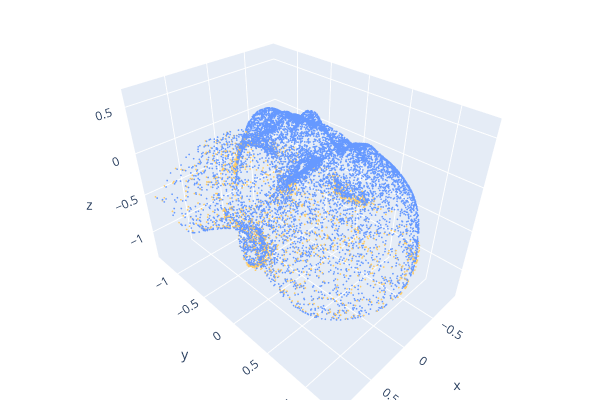

The notebook cell this image was saved under:
### Markdown cell above
### Visualize ref and src w/ estimated transform

### Code cell
estimated_t_src_pcd = src_pcd.transform(estimated_transform)
o3d.visualization.draw_plotly([ref_pcd, estimated_t_src_pcd])

# compute error
rre, rte = compute_registration_error(transform, estimated_transform)
print(f"RRE(deg): {rre:.3f}, RTE(m): {rte:.3f}")

### Figure 1 — Plotly figure (JSON) as saved in the notebook; plotly's stock layout.template omitted (floating-point values rounded to 4 significant figures; data arrays with more than 128 entries replaced by an {"elided": "..."} marker saying what was removed)
{"data": [{"marker": {"color": {"elided": "10788x3 float values"}, "size": 1}, "mode": "markers", "type": "scatter3d", "x": {"elided": "10788 float values"}, "y": {"elided": "10788 float values"}, "z": {"elided": "10788 float values"}}, {"marker": {"color": {"elided": "1645x3 float values"}, "size": 1}, "mode": "markers", "type": "scatter3d", "x": {"elided": "1645 float values"}, "y": {"elided": "1645 float values"}, "z": {"elided": "1645 float values"}}], "layout": {"height": 400, "margin": {"b": 0, "l": 0, "r": 0, "t": 0}, "scene": {"camera": {"center": {"x": 0, "y": 0, "z": 0}, "up": {"x": 0, "y": 0, "z": 1}}}, "showlegend": false, "width": 600}}
